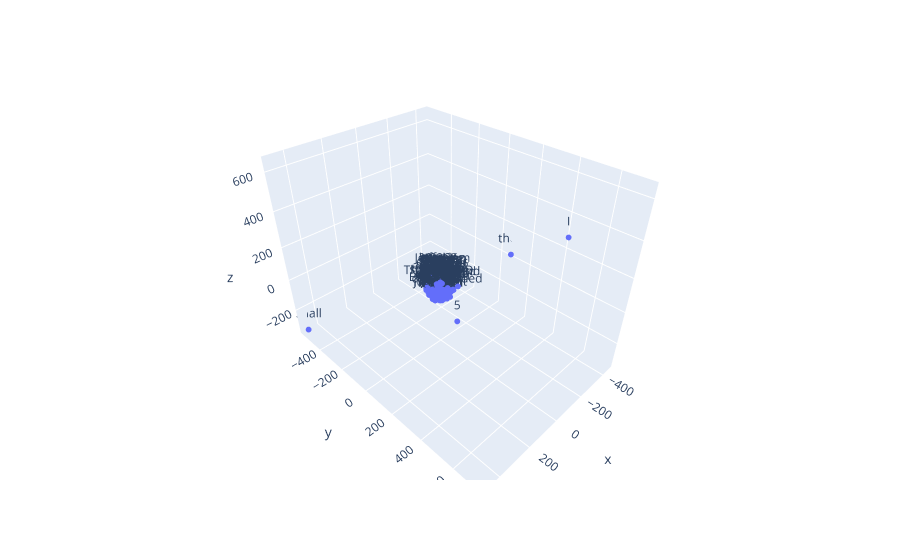

Notebook code cell kept with this figure:
### Markdown cell above
En el grafico podemos ver que las palabras David y altar estan muy cercas entre si, según la biblia David construyó un altar e hizo sacrificios allí. Puede ser por esto esa relación que se ve en el grafico.  

En el grafico también se puede ver una cercanía entre 'seven' y 'priest' (sacerdote), tal vés esto se deba a los siete sacramentos y que la mayoria solo puede ser administrado por un sacerdote.

'water' y 'sea' estan cercanos.

### Code cell
# Graficar los embedddings en 3D

vecs, labels = reduce_dimensions(w2v_model,3)

fig = px.scatter_3d(x=vecs[:MAX_WORDS,0], y=vecs[:MAX_WORDS,1], z=vecs[:MAX_WORDS,2],text=labels[:MAX_WORDS])
fig.update_traces(marker_size = 2)
fig.show()
#fig.show(renderer="colab") # esto para plotly en colab

### Figure 1 — Plotly figure (JSON) as saved in the notebook; plotly's stock layout.template omitted (floating-point values rounded to 4 significant figures; data arrays with more than 128 entries replaced by an {"elided": "..."} marker saying what was removed)
{"data": [{"hovertemplate": "x=%{x}<br>y=%{y}<br>z=%{z}<br>text=%{text}<extra></extra>", "legendgroup": "", "marker": {"color": "#636efa", "size": 2, "symbol": "circle"}, "mode": "markers+text", "name": "", "scene": "scene", "showlegend": false, "text": {"elided": "200 str values"}, "type": "scatter3d", "x": {"elided": "200 float values"}, "y": {"elided": "200 float values"}, "z": {"elided": "200 float values"}}], "layout": {"legend": {"tracegroupgap": 0}, "margin": {"t": 60}, "scene": {"domain": {"x": [0, 1], "y": [0, 1]}, "xaxis": {"title": {"text": "x"}}, "yaxis": {"title": {"text": "y"}}, "zaxis": {"title": {"text": "z"}}}}}
